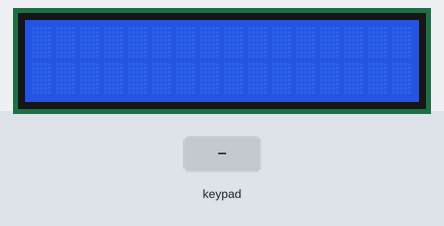
A sketch run on a simulated Arduino Uno, built with avr-gcc and run on an emulated ATmega328P. Parts: 16×2 character LCD. The inputs (shaded band) are chosen by the test bench. What the sketch prints to the serial monitor is not drawn.

Above: at 1.2 s.
1.3 s: keypad keys 9 8 7 6 # pressed 0.4 s apart
At 3.2 s:
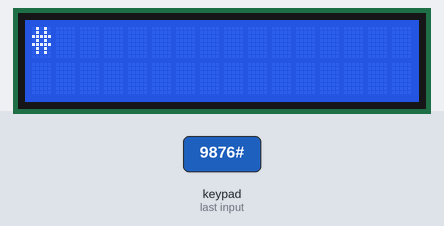
4.8 s: key 'A' pressed
At 5.7 s:
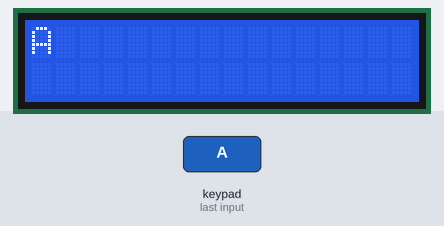
6.3 s: key 'B' pressed
At 6.8 s:
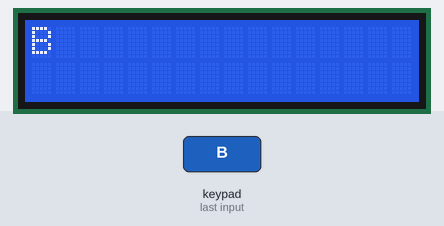
7.8 s: keypad keys 9 8 7 6 * pressed 0.4 s apart
At 10.4 s:
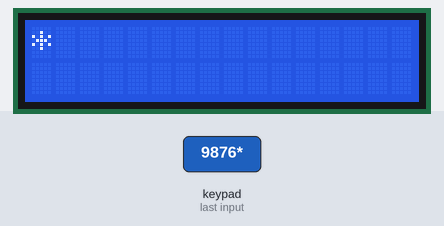
11.3 s: key 'C' pressed
At 11.6 s:
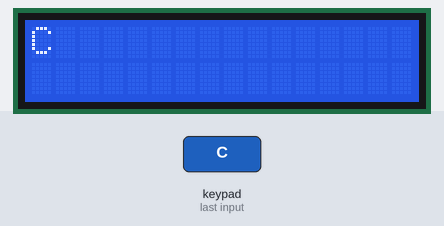
12.8 s: keypad keys 9 8 7 6 D pressed 0.4 s apart
At 13.0 s:
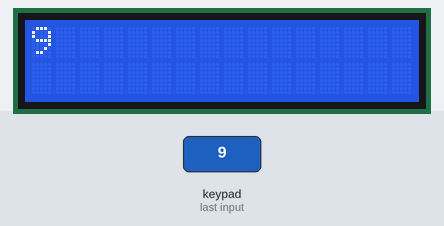
Timing chart, 0 to 15.8 s (numbered marks = the images above; inputs shaded):
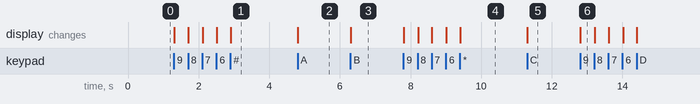

The sketch:

2._Key_pad_4x4.ino
```cpp
// C++ code
// LCD 16x2(I2C)
// Key pad 4x4
#include <LiquidCrystal_I2C.h>
#include <Keypad.h>

//------------------------------LCD Display------------------------------//

const int lcd_ADDRESS =0x27; // Set the LCD address, number of columns and rows
const int LCD_COLUMNS =16;
const int LCD_ROWS =2;
  // If you don't know your display address, run the I2C scanner sketch

LiquidCrystal_I2C lcd(lcd_ADDRESS,LCD_COLUMNS,LCD_ROWS);
//------------------------------keypad----------------------------------//
const byte ROWS = 4; // Number of rows on the keypad
const byte COLS = 4; // Number of columns on the keypad

// Define the keypad layout
char keys[ROWS][COLS] = {
  {'1','2','3','A'},
  {'4','5','6','B'},
  {'7','8','9','C'},
  {'*','0','#','D'}
};

// Connect keypad ROW pins to these Arduino pins:
byte rowPins[ROWS] = {9, 8, 7, 6};

// Connect keypad COL pins to these Arduino pins:
byte colPins[COLS] = {5, 4, 3, 2};

// Create a Keypad object
Keypad keypad = Keypad(makeKeymap(keys), rowPins, colPins, ROWS, COLS);


void setup()
{
  Serial.begin(9600);
  lcd.init();
  lcd.clear();
  lcd.backlight();

}
void loop()
{
  char key=keypad.getKey();
  if(key){
      lcd.clear();
      Serial.println(key);
      lcd.setCursor(0,0);
      lcd.println(key);
  }
}
```

Measured:
- after the input at 1.3 s, the display: first changes at once (image 1 shows a later state)
- after the input at 4.8 s, the display: changes at once (image 2)
- after the input at 6.3 s, the display: changes at once (image 3)
- after the input at 7.8 s, the display: first changes at once (image 4 shows a later state)
- after the input at 11.3 s, the display: changes at once (image 5)
- after the input at 12.8 s, the display: changes at once (image 6)
